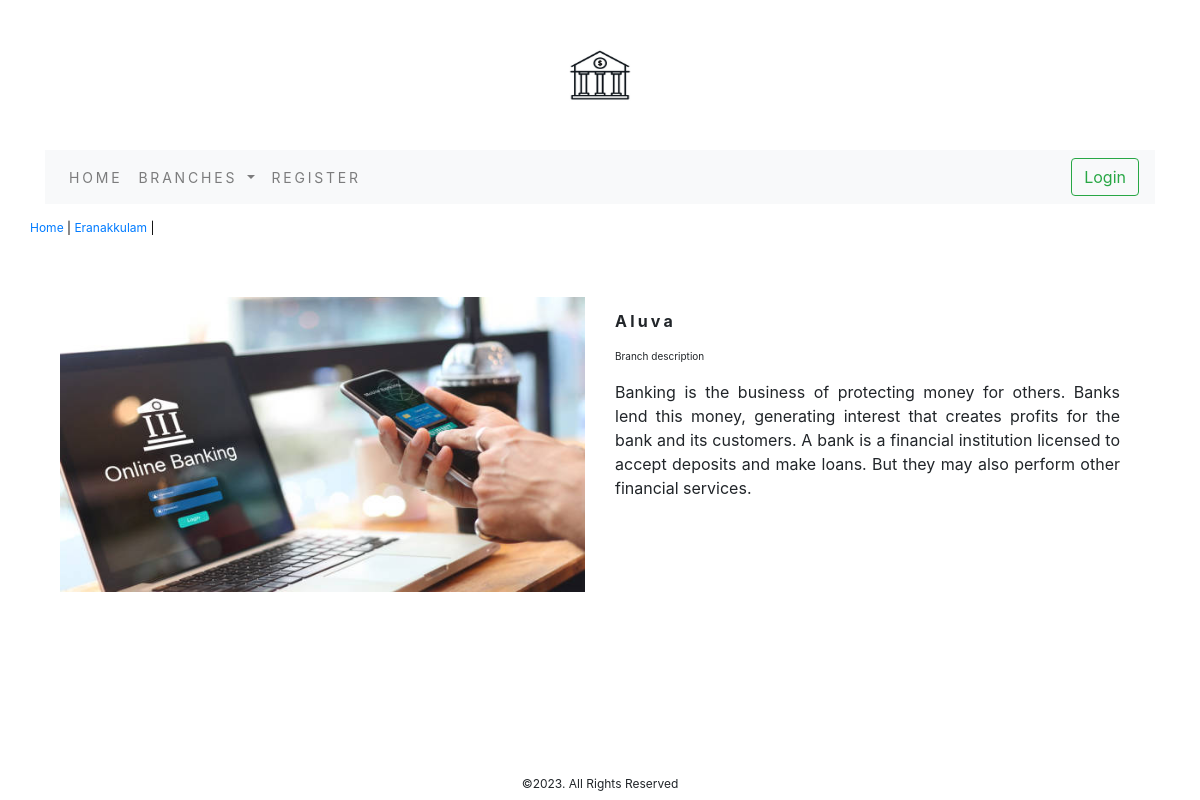
Screenshot of /eranakkulam/aluva/ with the database file from the repository.
### bank/models.py (models this page shows, shortened)
class District(models.Model):
    name = models.CharField(max_length=250, unique=True)
    slug = models.SlugField(max_length=250, unique=True)
    description = models.TextField(blank=True)
    branch=models.ForeignKey(Branch,on_delete=models.CASCADE)
    image = models.ImageField(upload_to='district',blank=True)
    available=models.BooleanField(default=True)
    created=models.DateTimeField(auto_now_add=True)
    updated=models.DateTimeField(auto_now=True)
    class Meta:
        ordering = ('name',)
        verbose_name = 'district'
        verbose_name_plural = 'Districts'

class Branch(models.Model):
    name = models.CharField(max_length=250, unique=True)
    slug = models.SlugField(max_length=250, unique=True)
    description = models.TextField(blank=True)
    image = models.ImageField(upload_to='branch', blank=True)
    def get_url(self):
        return reverse('bank:district_by_branch', args=[self.slug])
    class Meta:
        ordering = ('name',)
        verbose_name = 'branch'
        verbose_name_plural = 'Branches'
    def __str__(self):
        return '{}'.format(self.name)

### bank/views.py (the view)
# urls.py: path('<slug:c_slug>/<slug:district_slug>/', views.pdtdetail,name='disbradetail')
def pdtdetail(request,c_slug,district_slug):
    try:
        district=District.objects.get(branch__slug=c_slug,slug=district_slug)
    except Exception as e:
        raise e
    return render(request,'district.html',{'district':district})

### bank/context_processors.py (called while the page is built)
def menu_links(request):
    links=Branch.objects.all()
    return dict(links=links)

### templates/district.html (shortened to what this page needs)
{% extends 'base.html' %}
{% load static %}
{% block content %}
<div class="row my_pdt_row_class">
    <div class="mx_auto">
        <p> <a href="{% url 'bank:alldiscat' %}">Home</a> | <a  href="{{district.branch.get_url}}">{{district.branch}}</a> | {{branch.name}}</p>
    </div>
</div>
<div class="container">
    <br>
<div class="row">
    <div class="col-12 col-sm-12 col-md-12 col-lg-6 text-center">
        <div style="min-width:18rem;">
            <img class="my_image" src="{{district.image.url}}" alt="{{district.name}}">
        </div>
    </div>
  <div class="col-12 col-sm-12 col-md-12 col-lg-6">
      <div>
          <h1 class="my_pdt_title"><b>{{district.name}}</b></h1>
          <p class="my_title">Branch description</p>
        <p class="text-justify my_pdt_text">{{district.description}}</p>
      </div>
</div>
</div>
</div>
{% endblock %}

### static/css/custom.css (style rules this page uses)
body { font-family: 'Poppins',sans-serif; min-height: 100vh; }
.my_image { width:50%; height:auto; }
.my_title { font-size:10px; text_transform:uppercase; }
.my_pdt_row_class { padding-top:15px; padding-bottom:20px; }
.my_pdt_row_class .mx_auto { font-size:12px; color:#000; text-decoration:none; }
.my_pdt_title { font-size:16px; text_transform:uppercase; letter-spacing:.2em; padding-top:15px; padding-bottom:10px; }
.my_pdt_text { padding-right:20px; }
.my_image { width:100%; height:auto; }

### rows the page displays
District: branch "Eranakkulam", image (picture), name "Aluva", description "Banking is the business of protecting money for others. Banks lend this money, generating interest that creates profits for the bank and its customers. A bank is a financial institution licensed to accept deposits and make loans. But they may also perform other financial services."
